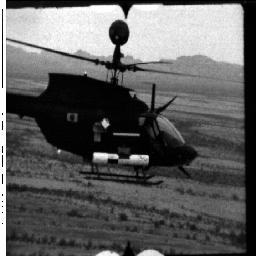
#> input picture image1.jpg, 256 x 256 px
$ python filters.py
#> lines starting #> are read from the running program, lines starting #| are printed output that depends on the picture
#> further down, image is the input picture: shape (256, 256); min 0, max 255, mean 94.8
### noises.py
import numpy as np
import cv2
from matplotlib import pyplot as plt
import random

def gaussian_noise(image_in, noise_sigma=35):
#> called with noise_sigma = 35
    temp_image = np.float64(np.copy(image_in))

    h = temp_image.shape[0]
#> h = 256
    w = temp_image.shape[1]
#> w = 256
    noise = np.random.randn(h, w) * noise_sigma

    noisy_image = np.zeros(temp_image.shape, np.float64)
    if len(temp_image.shape) == 2:  # si es de un solo canal
        noisy_image = temp_image + noise
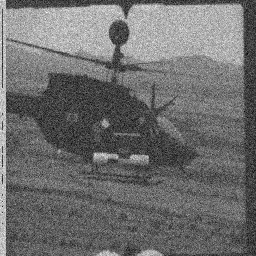
#> noisy_image: shape (256, 256) float64; min -128.3, max 387.1, mean 94.7; drawn with min black and max white
    else:
        noisy_image[:,:,0] = temp_image[:,:,0] + noise
        noisy_image[:,:,1] = temp_image[:,:,1] + noise
        noisy_image[:,:,2] = temp_image[:,:,2] + noise

    return noisy_image


# [39 lines left out: functions salt_peeper_noise, salt_noise, pepper_noise, not called in this run]


# [7 lines of commented-out code are left out]

### filters.py

import noises
import cv2
import numpy as np
from matplotlib import pyplot as plt

# [89 lines left out: functions maximun_filter, minimun_filter, punto_medio_filter, alpha_trimmed_filter, not called in this run]


def medio_filter(image, mask_size=3):
#> called with mask_size = 3
    temp_image = np.float64(np.copy(image))
    new_image = np.float64(np.copy(image))

    h = temp_image.shape[0]
#> h = 256
    w = temp_image.shape[1]
#> w = 256

    if len(temp_image.shape) == 2:  # si es de un solo canal
        for i in range(h - 1):
            for j in range(w - 1):
                mask = temp_image[i:i+mask_size, j:j+mask_size]
                prom = mask.mean()
                new_image[i+(mask_size//2), j+(mask_size//2)] = prom
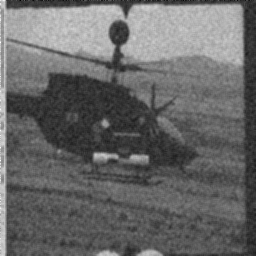
#> new_image: shape (256, 256) float64; min -89.35, max 361, mean 94.7; drawn with min black and max white

    return new_image


image = cv2.imread('image1.jpg',0)
noisy = noises.gaussian_noise(image)
restaured = medio_filter(noisy)
plt.subplot(1,3,1),plt.imshow(image, cmap = 'gray')
plt.title('Source'), plt.xticks([]), plt.yticks([])
plt.subplot(1,3,2),plt.imshow(noisy, cmap = 'gray')
plt.title('Noisy'), plt.xticks([]), plt.yticks([])
plt.subplot(1,3,3),plt.imshow(restaured, cmap = 'gray')
plt.title('Restaured'), plt.xticks([]), plt.yticks([])
plt.show()
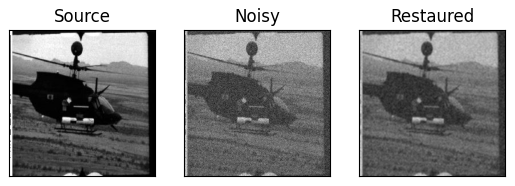
#> figure drawn by matplotlib, 3 panels
